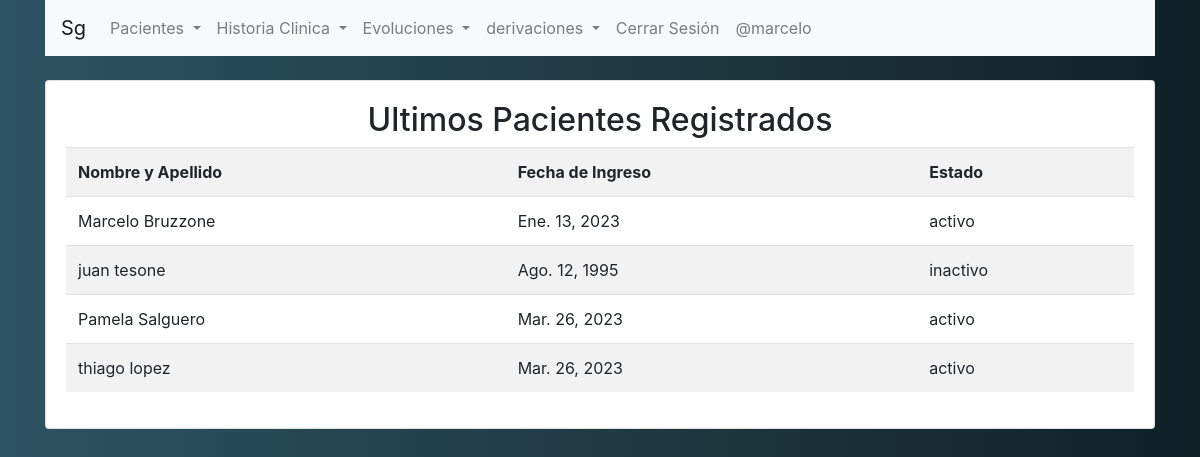
The app's page / (signed in) with its own data.
### gestion/models.py (models this page shows, shortened)
class paciente(models.Model):
    nombre = models.CharField(max_length=100)
    apellido = models.CharField(max_length=100, blank=True)
    edad = models.IntegerField(blank=True)
    diagnostico_presuntivo = models.CharField(max_length=200, blank=True)
    motivo_consulta = models.CharField(max_length=200, blank=True)
    derivado = models.BooleanField(default=False)
    detalle_derivacion = models.CharField(max_length=200, blank=True)
    dni = models.CharField(max_length=100, blank=True)
    fecha_ingreso = models.DateField(blank=True, null=True)
    telefono = models.CharField(max_length=100, blank=True)
    email = models.EmailField(blank=True)
    estado = models.CharField(blank=True, null=True)
    estado_choices = (
        ('activo', 'activo'),
        ('inactivo', 'inactivo'),
        ('alta', 'alta'),
        ('derivado', 'derivado')
    )
    estado = models.CharField(
        max_length=20, choices=estado_choices, default='activo')
    imagen = models.ImageField(upload_to='pacientes', blank=True)

### gestion/views.py (the view)
# urls.py: path('', index, name='index'),
@login_required
def index(request):
    pacientes = paciente.objects.all()[:5]
    historiaClinicas = historiaClinica.objects.all()[:5]
    total_pacientes = paciente.objects.all().count()
    total_historiaClinicas = historiaClinica.objects.all().count()
    data = {
        'pacientes': pacientes,
        'historiaClinicas': historiaClinicas,
        'total_pacientes': total_pacientes,
        'total_historiaClinicas': total_historiaClinicas,
    }
    return render(request, 'gestion/index.html', data)

### gestion/templates/gestion/index.html
{% extends "gestion/layout.html" %} {% block body %}
<div class="card">
  <card class="card-body">
    <center><h2>Ultimos Pacientes Registrados</h2></center>
    <table class="table table-striped table-hover table-responsive-sm">
      <tr>
        <th>Nombre y Apellido</th>
        <th>Fecha de Ingreso</th>
        <th>Estado</th>
      </tr>
      {% for paciente in pacientes %}
      <tr>
        <td>{{paciente.nombre}} {{paciente.apellido}}</td>
        <td>{{paciente.fecha_ingreso}}</td>
        <td>{{paciente.estado}}</td>
      </tr>
      {% endfor %}
    </table>
  </card>
</div>
{% endblock %}

### gestion/templates/gestion/layout.html (shortened to what this page needs)
{% load static %}
<!DOCTYPE html>
<html lang="en">
  <head>
    <link
      rel="stylesheet"
      href="https://cdn.jsdelivr.net/npm/bootstrap@4.6.1/dist/css/bootstrap.min.css"
    />
  </head>
  <body style="background: #0F2027;
  background: -webkit-linear-gradient(to right, #2C5364, #203A43, #0F2027);
  background: linear-gradient(to right, #2C5364, #203A43, #0F2027);">
    <div class="container">
    <nav class="navbar navbar-expand-lg navbar-light bg-light">
      <a class="navbar-brand" href="{% url 'gestion:index' %}">Sg</a>
      <div class="collapse navbar-collapse" id="navbarSupportedContent">
        <ul class="navbar-nav mr-auto">
          <li class="nav-item dropdown">
            <a
              class="nav-link dropdown-toggle"
              href="#"
              id="navbarDropdown"
              role="button"
              data-toggle="dropdown"
              aria-expanded="false"
            >
              Pacientes
            </a>
          </li>
          <li class="nav-item dropdown">
            <a
              class="nav-link dropdown-toggle"
              href="#"
              id="navbarDropdown"
              role="button"
              data-toggle="dropdown"
              aria-haspopup="true"
              aria-expanded="false"
            >
              Historia Clinica
            </a>
          </li>
          <li class="nav-item dropdown">
            <a
              class="nav-link dropdown-toggle"
              href="#"
              id="navbarDropdown"
              role="button"
              data-toggle="dropdown"
              aria-haspopup="true"
              aria-expanded="false"
            >
              Evoluciones
            </a>
          </li>
          <li class="nav-item dropdown">
            <a
              class="nav-link dropdown-toggle"
              href="#"
              id="navbarDropdown"
              role="button"
              data-toggle="dropdown"
              aria-haspopup="true"
              aria-expanded="false"
            >
              derivaciones
            </a>
          </li>
          {% if user.is_authenticated %}
              <li class="nav-item">
                <a class="nav-link" href="{% url 'logout' %}">Cerrar Sesión</a>
              </li>
              <li class="nav-item">
                <a class="nav-link" href="#">@{{user.username}}</a>
              </li class="nav-item">
              {% endif %}
        </ul>
      </div>
    </nav>
  </div>
    <br />
    <div class="container">{% block body %} {% endblock %}</div>
  </body>
</html>

### records on screen
paciente: nombre "Marcelo", apellido "Bruzzone", fecha_ingreso "Ene. 13, 2023", estado "activo"
paciente: nombre "juan", apellido "tesone", fecha_ingreso "Ago. 12, 1995", estado "inactivo"
paciente: nombre "Pamela", apellido "Salguero", fecha_ingreso "Mar. 26, 2023", estado "activo"
paciente: nombre "thiago", apellido "lopez", fecha_ingreso "Mar. 26, 2023", estado "activo"

### other values on screen
{{ user.username }} "marcelo"
